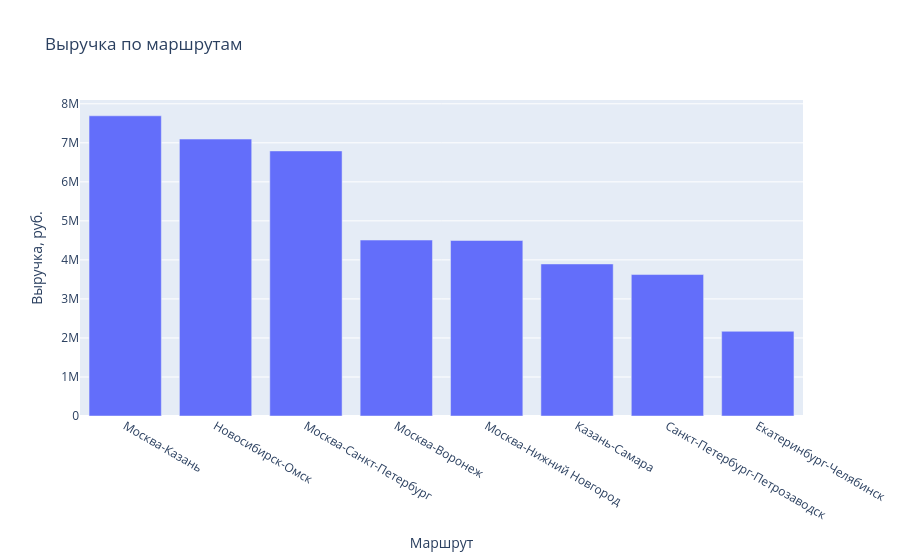

Source (notebook cell):
### Code cell
# 4)В интерактивном ящике можно удобно посмотреть точную информацию , он выглядит лаконичней и отсутствует нагромаждение надписями
ig = px.box(df, x="cargo_type", y="cost_rub" ,title="Зависимость стоимости от типа груза",
             labels={'cargo_type':'Тип груза','cost_rub':'Стоимость рейса, руб.'})
fig.show()

### Figure 1 — Plotly figure (JSON) as saved in the notebook; plotly's stock layout.template omitted (floating-point values rounded to 4 significant figures)
{"data": [{"customdata": [[108], [119], [111], [103], [123], [131], [95], [120]], "hovertemplate": "Маршрут=%{x}<br>Выручка, руб.=%{y}<br>Кол-во рейсов=%{customdata[0]}<extra></extra>", "legendgroup": "", "marker": {"color": "#636efa", "pattern": {"shape": ""}}, "name": "", "orientation": "v", "showlegend": false, "textposition": "auto", "type": "bar", "x": ["Москва-Казань", "Новосибирск-Омск", "Москва-Санкт-Петербург", "Москва-Воронеж", "Москва-Нижний Новгород", "Казань-Самара", "Санкт-Петербург-Петрозаводск", "Екатеринбург-Челябинск"], "xaxis": "x", "y": [7692450, 7096250, 6792210, 4508350, 4497860, 3896140, 3624770, 2170340], "yaxis": "y"}], "layout": {"barmode": "relative", "legend": {"tracegroupgap": 0}, "title": {"text": "Выручка по маршрутам"}, "xaxis": {"anchor": "y", "domain": [0, 1], "title": {"text": "Маршрут"}}, "yaxis": {"anchor": "x", "domain": [0, 1], "title": {"text": "Выручка, руб."}}}}
